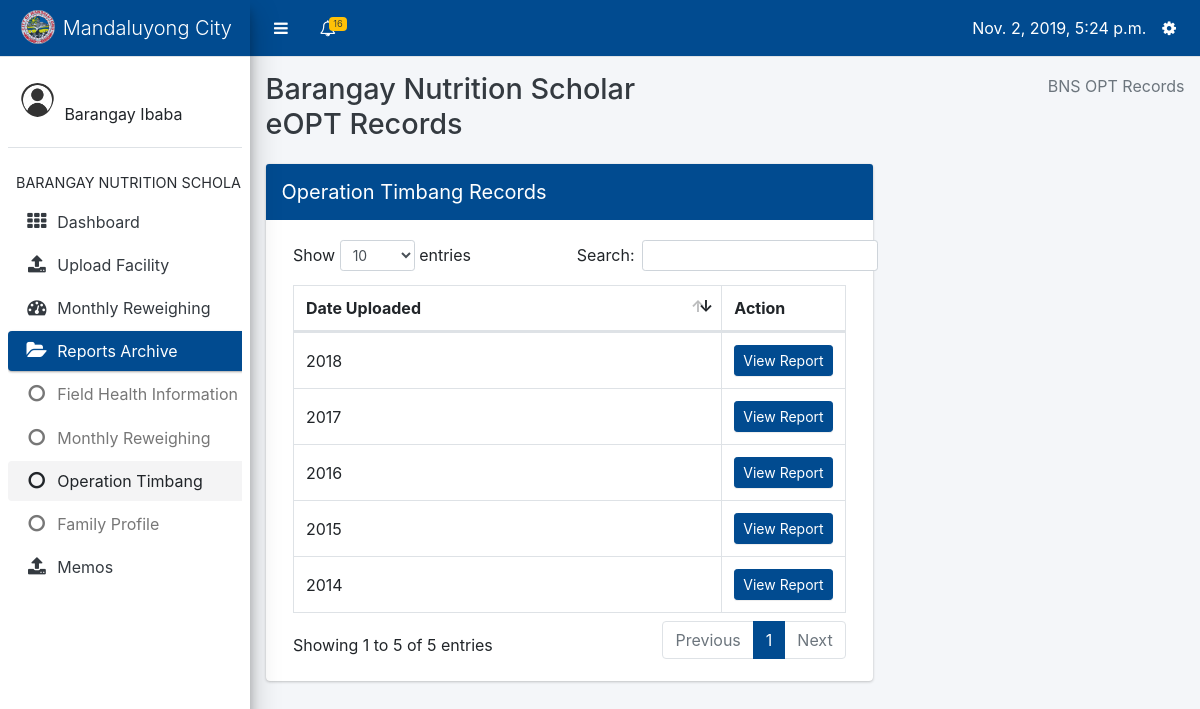
Page /data-input/bns/eOPT/list (signed in) on the committed database.
### core/models.py (models this page shows, shortened)
class Profile(models.Model):
    user = models.OneToOneField(User, on_delete=models.CASCADE, related_name='profile')
    barangay = models.ForeignKey(Barangay, on_delete=models.CASCADE, null=True, blank=True)
    USER_TYPES = (
        ('Barangay Nutrition Scholar', 'Barangay Nutrition Scholar'),
        ('Nutritionist', 'Nutritionist'),
        ('Nutrition Program Coordinator', 'Nutrition Program Coordinator')
    )
    user_type = models.CharField(max_length=40, choices=USER_TYPES)

### datainput/models.py (models this page shows, shortened)
class Barangay(models.Model):
    name = models.CharField(max_length=100)
    @property
    def has_reweighed(self):
        patients = Patient.objects.filter(barangay=self)
        if patients.count() == 0:
            return False
        for patient in patients:
            try:
                mr = MonthlyReweighing.objects.get(patient=patient, date__month=datetime.now().month)
            except MonthlyReweighing.DoesNotExist:
                return False
        return True

class OperationTimbang(models.Model):
    date = models.DateTimeField(default=datetime.now)
    barangay = models.ForeignKey(Barangay, on_delete=models.CASCADE)
    uploaded_by = models.ForeignKey('core.Profile', on_delete=models.DO_NOTHING)

### datainput/views.py (the view)
# urls.py: path('bns/eOPT/list', views.show_opt_list, name='show_opt_list'),
@login_required
def show_opt_list(request):
    barangay = Profile.objects.get(user=request.user).barangay
    opt_records = OperationTimbang.objects.filter(barangay=barangay).order_by('-date')
    profile = Profile.objects.get(user=request.user)
    context = {
        'active': 'ot',
        'profile': profile,
        'opt_records': opt_records
    }
    return render(request, 'datainput/show_opt_list.html', context)

### core/context_processors.py (called while the page is built)
def get_user_type(request):
    if request.user.is_anonymous:
        return {
            'user_type': None
        }
    return {
        'user_type': Profile.objects.get(user=request.user).user_type
    }

def get_notifications(request):
    if not request.user.is_anonymous:
        notifications = Notification.objects.filter(profile_to=Profile.objects.get(user=request.user)).order_by('-date')
        return {
            'notifications': notifications
        }
    return {
        'notifications': None
    }

def get_unread_notifications(request):
    if not request.user.is_anonymous:
        unread_count = Notification.objects.filter(profile_to=Profile.objects.get(user=request.user), is_read=False)
        return {
            'unread_count': unread_count.count()
        }
    return {
        'unread_count': None
    }

def today(request):
    return {
        'today': datetime.now()
    }

def year_now(request):
    return {
        'year_present': datetime.now().year
    }

def profile(request):
    if request.user.is_anonymous:
        return {
            'profile': None
        }
    return {
        'profile': Profile.objects.get(user=request.user)
    }

### datainput/templates/datainput/show_opt_list.html (shortened to what this page needs)
{% extends 'core/bns-layout.html' %}
{% block content %}
<div class="content-wrapper" style="min-height: 620px; height: auto; margin-top: 57px;">
    <div class="content-header">
        <div class="container-fluid">
            <div class="row mb-2">
                    <div class="col-sm-6">
                        <h1 class="m-0 text-dark">Barangay Nutrition Scholar eOPT Records</h1>
                    </div>
                <div class="col-sm-6">
                    <ol class="breadcrumb float-sm-right">
                        <li class="breadcrumb-item active">BNS OPT Records</li>
                    </ol>
                </div>
            </div>
        </div>
    </div>
    <section class="content">
        <div class="container-fluid">
            <div class="row">
                <div class="col-8">
                    <div class="card card-primary">
                        <div class="card-header p-0">
                            <h3 class="card-title p-3">Operation Timbang Records</h3>
                        </div>
                        <div class="card-body">
    <table id="family_list" class="table table-bordered table-hover dataTable">
                                <thead>
                                    <tr>
                                        <th>Date Uploaded</th>
                                        <th style="width: 16%;">Action</th>
                                    </tr>
                                </thead>
                                <tbody>
        {% for opt in opt_records %}
            <tr>
                <td style="vertical-align: middle;">
                    {{ opt.date.year }}
                </td>
                <td>
                    <a href="{% url 'datainput:display_opt' opt.id %}" class="btn btn-primary btn-sm col-12">View Report</a>
                </td>
            </tr>
       {% endfor %}
    </table>
                        </div>
                    </div>
                </div>
            </div>
        </div>
    </section>
</div>
{% endblock %}

### core/templates/core/bns-layout.html (shortened to what this page needs)
{% load static %}
<html>
    <head>
        <link rel="stylesheet" type="text/css" href="{% static 'core/plugins/bootstrap/css/bootstrap.css' %}">
        <link rel="stylesheet" type="text/css" href="{% static 'core/plugins/css/adminlte.css' %}">
        <link rel="stylesheet" type="text/css" href="{% static 'core/plugins/datatables/dataTables.bootstrap4.css' %}">
        <link rel="stylesheet" type="text/css" href="{% static 'core/plugins/font-awesome/css/font-awesome.css' %}">
    </head>
    <body class="sidebar-mini">
        <div class="wrapper">
            <nav class="main-header navbar navbar-expand border-bottom navbar-light bg-primary" style="position: fixed; right: 0; left: 0;">
                <ul class="navbar-nav">
                    <li class="nav-item">
                        <a class="nav-link" data-widget="pushmenu" href="#" style="padding-top: 12px;"><i class="fa fa-bars"></i></a>
                    </li>
                    <li class="nav-item dropdown">
                        <a class="nav-link" data-toggle="dropdown" href="#" aria-expanded="false" style="padding-top: 12px;">
                            <i class="fa fa-bell-o"></i>
                            {% if unread_count > 0 %}
                                <span class="badge badge-warning navbar-badge">
                                {{ unread_count }}</span>
                            {% endif %}
                        </a>
                    </li>
                </ul>
                <ul class="navbar-nav ml-auto">
                    <li class="nav-item mt-2">
                        {{ today }}
                    </li>
                    <li class="nav-item dropdown">
                        <a class="nav-link" data-toggle="dropdown" href="#" aria-expanded="true" style="padding-top: 12px;">
                            <i class="fa fa-cog"></i>
                        </a>
                    </li>
                </ul>
            </nav>
            <aside class="main-sidebar elevation-4 sidebar-light-primary" style="min-height: 620px;">
                <div class="brand-link bg-primary">
                    <img src="{% static 'core/images/com.png' %}" class="brand-image img-circle" style="opacity: .8">
                    <span class="brand-text font-weight-light">Mandaluyong City</span>
                </div>
                <div class="sidebar">
                    <div class="user-panel mt-3 pb-3 mb-3 d-flex">
                        <div class="image">
                            <img src="{% static 'core/images/usr.png' %}" class="img-circle" alt="User Image" style="padding-top: 10px">
                        </div>
                        <div class="info">
                            <div class="d-block"><b>{{ profile.user.first_name }} {{ profile.user.last_name }}</b><br>{{ profile.barangay.name }}</div>
                        </div>
                    </div>
                    <nav class="mt-2">
                        <ul class="nav nav-pills nav-sidebar flex-column" data-widget="treeview" role="menu" data-accordion="false">
                            <li class="nav-header">BARANGAY NUTRITION SCHOLAR</li>
                            <li class="nav-item">
                                <a class="nav-link" href="{% url 'core:bns_dashboard' %}">
                                    <i class="nav-icon fa fa-th"></i>
                                    <p>Dashboard</p>
                                </a>
                            </li>
                            <li class="nav-item">
                                <a href="{% url 'core:bns-index' %}" class="nav-link {% if active == 'uf' %}active{% endif %}">
                                    <i class="nav-icon fa fa-upload"></i>
                                    <p>Upload Facility</p>
                                </a>
                            </li>
                            <li class="nav-item">
                                <a href="{% url 'datainput:latest_monthly_reweighing_index' %}" class="nav-link {% if active == 'mw' %}active{% endif %}">
                                    <i class="nav-icon fa fa-dashboard"></i>
                                    <p>Monthly Reweighing</p>
                                </a>
                            </li>
                            <li class="nav-item has-treeview {% if active == 'fh' or active == 'mr' or active == 'ot' or active == 'fp' %}menu-open{% endif %}">
                            <a href="#" class="nav-link {% if active == 'fh' or active == 'mr' or active == 'ot' or active == 'fp' %}active{% endif %}">
                              <i class="nav-icon fa fa-folder-open"></i>
                              <p>
                                Reports Archive
                              </p>
                            </a>
                            <ul class="nav nav-treeview">
                              <li class="nav-item">
                                <a  href="{% url 'datainput:show_fhsis_list' %}" class="nav-link {% if active == 'fh' %}active{% endif %}">
                                  <i class="fa fa-circle-o nav-icon"></i>
                                  <p>Field Health Information System</p>
                                </a>
                              </li>
                              <li class="nav-item">
                                <a href="{% url 'datainput:monthly_reweighing_list' %}" class="nav-link {% if active == 'mr' %}active{% endif %}">
                                  <i class="fa fa-circle-o nav-icon"></i>
                                  <p>Monthly Reweighing</p>
                                </a>
                              </li>
                              <li class="nav-item">
                                <a href="{% url 'datainput:show_opt_list' %}" class="test nav-link {% if active == 'ot' %}active{% endif %}">
                                  <i class="fa fa-circle-o nav-icon"></i>
                                  <p>Operation Timbang</p>
                                </a>
                              </li>
                                <li class="nav-item">
                                <a href="{% url 'datainput:family_profiles' %}" class="test nav-link {% if active == 'fp' %}active{% endif %}">
                                  <i class="fa fa-circle-o nav-icon"></i>
                                  <p>Family Profile</p>
                                </a>
                              </li>
                            </ul>
                            </li>
                            <li class="nav-item">
                                <a href="{% url 'core:memos' %}" class="nav-link {% if active == 'mm' %}active{% endif %}">
                                    <i class="nav-icon fa fa-upload"></i>
                                    <p>Memos</p>
                                </a>
                            </li>
                        </ul>
                    </nav>
                </div>
            </aside>
            {% block content %}
            {% endblock %}
        </div>
    </body>
</html>

### rows in the picture
Profile: barangay.name "Barangay Ibaba"
OperationTimbang: date.year "2018"
OperationTimbang: date.year "2017"
OperationTimbang: date.year "2016"
OperationTimbang: date.year "2015"
OperationTimbang: date.year "2014"

### other values in the picture
{{ unread_count }} "16"
